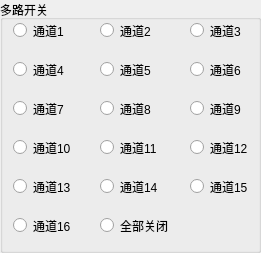
  <widget class="QGroupBox" name="groupBox_multi_switch">
   <property name="geometry">
    <rect>
     <x>300</x>
     <y>5</y>
     <width>261</width>
     <height>253</height>
    </rect>
   </property>
   <property name="styleSheet">
    <string notr="true">font:10pt &quot;楷体&quot;;</string>
   </property>
   <property name="title">
    <string>多路开关</string>
   </property>
   <widget class="QRadioButton" name="radioButton">
    <property name="geometry">
     <rect>
      <x>13</x>
      <y>22</y>
      <width>58</width>
      <height>17</height>
     </rect>
    </property>
    <property name="text">
     <string>通道1</string>
    </property>
   </widget>
   <widget class="QRadioButton" name="radioButton_2">
    <property name="geometry">
     <rect>
      <x>100</x>
      <y>22</y>
      <width>58</width>
      <height>17</height>
     </rect>
    </property>
    <property name="text">
     <string>通道2</string>
    </property>
   </widget>
   <widget class="QRadioButton" name="radioButton_3">
    <property name="geometry">
     <rect>
      <x>190</x>
      <y>22</y>
      <width>58</width>
      <height>17</height>
     </rect>
    </property>
    <property name="text">
     <string>通道3</string>
    </property>
   </widget>
   <widget class="QRadioButton" name="radioButton_4">
    <property name="geometry">
     <rect>
      <x>13</x>
      <y>61</y>
      <width>58</width>
      <height>17</height>
     </rect>
    </property>
    <property name="text">
     <string>通道4</string>
    </property>
   </widget>
   <widget class="QRadioButton" name="radioButton_5">
    <property name="geometry">
     <rect>
      <x>100</x>
      <y>61</y>
      <width>58</width>
      <height>17</height>
     </rect>
    </property>
    <property name="text">
     <string>通道5</string>
    </property>
   </widget>
   <widget class="QRadioButton" name="radioButton_6">
    <property name="geometry">
     <rect>
      <x>190</x>
      <y>61</y>
      <width>58</width>
      <height>17</height>
     </rect>
    </property>
    <property name="text">
     <string>通道6</string>
    </property>
   </widget>
   <widget class="QRadioButton" name="radioButton_7">
    <property name="geometry">
     <rect>
      <x>13</x>
      <y>100</y>
      <width>58</width>
      <height>17</height>
     </rect>
    </property>
    <property name="text">
     <string>通道7</string>
    </property>
   </widget>
   <widget class="QRadioButton" name="radioButton_8">
    <property name="geometry">
     <rect>
      <x>100</x>
      <y>100</y>
      <width>58</width>
      <height>17</height>
     </rect>
    </property>
    <property name="text">
     <string>通道8</string>
    </property>
   </widget>
   <widget class="QRadioButton" name="radioButton_9">
    <property name="geometry">
     <rect>
      <x>190</x>
      <y>100</y>
      <width>58</width>
      <height>17</height>
     </rect>
    </property>
    <property name="text">
     <string>通道9</string>
    </property>
   </widget>
   <widget class="QRadioButton" name="radioButton_10">
    <property name="geometry">
     <rect>
      <x>13</x>
      <y>139</y>
      <width>65</width>
      <height>17</height>
     </rect>
    </property>
    <property name="text">
     <string>通道10</string>
    </property>
   </widget>
   <widget class="QRadioButton" name="radioButton_11">
    <property name="geometry">
     <rect>
      <x>100</x>
      <y>139</y>
      <width>65</width>
      <height>17</height>
     </rect>
    </property>
    <property name="text">
     <string>通道11</string>
    </property>
   </widget>
   <widget class="QRadioButton" name="radioButton_12">
    <property name="geometry">
     <rect>
      <x>190</x>
      <y>139</y>
      <width>65</width>
      <height>17</height>
     </rect>
    </property>
    <property name="text">
     <string>通道12</string>
    </property>
   </widget>
   <widget class="QRadioButton" name="radioButton_13">
    <property name="geometry">
     <rect>
      <x>13</x>
      <y>178</y>
      <width>65</width>
      <height>17</height>
     </rect>
    </property>
    <property name="text">
     <string>通道13</string>
    </property>
   </widget>
   <widget class="QRadioButton" name="radioButton_14">
    <property name="geometry">
     <rect>
      <x>100</x>
      <y>178</y>
      <width>65</width>
      <height>17</height>
     </rect>
    </property>
    <property name="text">
     <string>通道14</string>
    </property>
   </widget>
   <widget class="QRadioButton" name="radioButton_15">
    <property name="geometry">
     <rect>
      <x>190</x>
      <y>178</y>
      <width>65</width>
      <height>17</height>
     </rect>
    </property>
    <property name="text">
     <string>通道15</string>
    </property>
   </widget>
   <widget class="QRadioButton" name="radioButton_16">
    <property name="geometry">
     <rect>
      <x>13</x>
      <y>217</y>
      <width>65</width>
      <height>17</height>
     </rect>
    </property>
    <property name="text">
     <string>通道16</string>
    </property>
   </widget>
   <widget class="QRadioButton" name="radioButton_close_all">
    <property name="geometry">
     <rect>
      <x>100</x>
      <y>217</y>
      <width>79</width>
      <height>17</height>
     </rect>
    </property>
    <property name="text">
     <string>全部关闭</string>
    </property>
   </widget>
  </widget>
